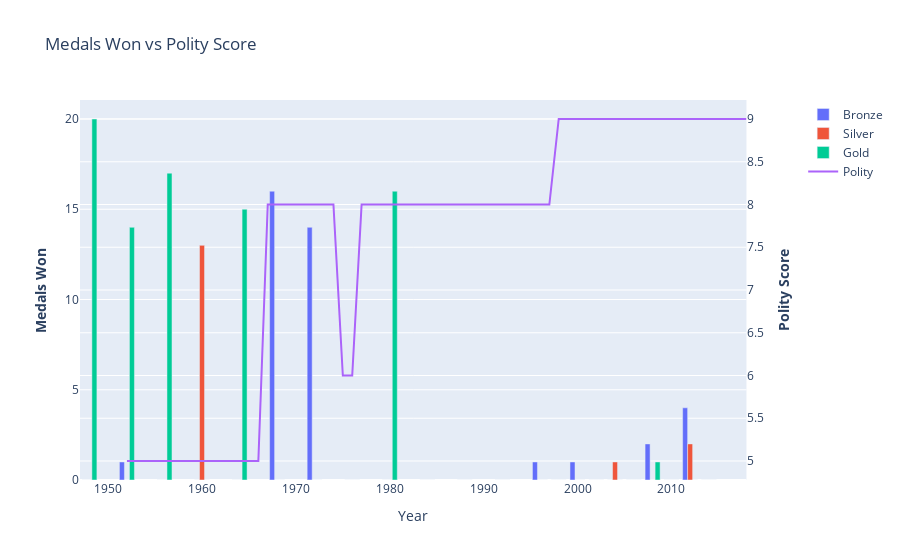

The notebook cell this image was saved under:
### Code cell
plot_country_medal_polity(final_df, polity_dff3, 'INDIA', 1929, 2014)

### Figure 1 — Plotly figure (JSON) as saved in the notebook; plotly's stock layout.template omitted (floating-point values rounded to 4 significant figures)
{"data": [{"name": "Bronze", "type": "bar", "x": [null, 1948, null, null, null, 1952, null, null, null, 1956, null, null, null, 1960, null, null, null, 1964, null, null, null, 1968, null, null, null, 1972, null, null, null, 1976, null, null, null, 1980, null, null, null, 1984, null, null, null, 1988, null, null, null, 1992, null, null, null, 1996, null, 1998, null, 2000, null, 2002, null, 2004, null, 2006, null, 2008, null, 2010, null, 2012, null, 2014, null, null, null, null], "xaxis": "x", "y": [null, 0, null, null, null, 1, null, null, null, 0, null, null, null, 0, null, null, null, 0, null, null, null, 16, null, null, null, 14, null, null, null, 0, null, null, null, 0, null, null, null, 0, null, null, null, 0, null, null, null, 0, null, null, null, 1, null, 0, null, 1, null, 0, null, 0, null, 0, null, 2, null, 0, null, 4, null, 0, null, null, null, null], "yaxis": "y"}, {"name": "Silver", "type": "bar", "x": [null, 1948, null, null, null, 1952, null, null, null, 1956, null, null, null, 1960, null, null, null, 1964, null, null, null, 1968, null, null, null, 1972, null, null, null, 1976, null, null, null, 1980, null, null, null, 1984, null, null, null, 1988, null, null, null, 1992, null, null, null, 1996, null, 1998, null, 2000, null, 2002, null, 2004, null, 2006, null, 2008, null, 2010, null, 2012, null, 2014, null, null, null, null], "xaxis": "x", "y": [null, 0, null, null, null, 0, null, null, null, 0, null, null, null, 13, null, null, null, 0, null, null, null, 0, null, null, null, 0, null, null, null, 0, null, null, null, 0, null, null, null, 0, null, null, null, 0, null, null, null, 0, null, null, null, 0, null, 0, null, 0, null, 0, null, 1, null, 0, null, 0, null, 0, null, 2, null, 0, null, null, null, null], "yaxis": "y"}, {"name": "Gold", "type": "bar", "x": [null, 1948, null, null, null, 1952, null, null, null, 1956, null, null, null, 1960, null, null, null, 1964, null, null, null, 1968, null, null, null, 1972, null, null, null, 1976, null, null, null, 1980, null, null, null, 1984, null, null, null, 1988, null, null, null, 1992, null, null, null, 1996, null, 1998, null, 2000, null, 2002, null, 2004, null, 2006, null, 2008, null, 2010, null, 2012, null, 2014, null, null, null, null], "xaxis": "x", "y": [null, 20, null, null, null, 14, null, null, null, 17, null, null, null, 0, null, null, null, 15, null, null, null, 0, null, null, null, 0, null, null, null, 0, null, null, null, 16, null, null, null, 0, null, null, null, 0, null, null, null, 0, null, null, null, 0, null, 0, null, 0, null, 0, null, 0, null, 0, null, 1, null, 0, null, 0, null, 0, null, null, null, null], "yaxis": "y"}, {"name": "Polity", "type": "scatter", "x": [1947, 1948, 1949, 1950, 1951, 1952, 1953, 1954, 1955, 1956, 1957, 1958, 1959, 1960, 1961, 1962, 1963, 1964, 1965, 1966, 1967, 1968, 1969, 1970, 1971, 1972, 1973, 1974, 1975, 1976, 1977, 1978, 1979, 1980, 1981, 1982, 1983, 1984, 1985, 1986, 1987, 1988, 1989, 1990, 1991, 1992, 1993, 1994, 1995, 1996, 1997, 1998, 1999, 2000, 2001, 2002, 2003, 2004, 2005, 2006, 2007, 2008, 2009, 2010, 2011, 2012, 2013, 2014, 2015, 2016, 2017, 2018], "xaxis": "x", "y": [null, null, null, null, null, 5, 5, 5, 5, 5, 5, 5, 5, 5, 5, 5, 5, 5, 5, 5, 8, 8, 8, 8, 8, 8, 8, 8, 6, 6, 8, 8, 8, 8, 8, 8, 8, 8, 8, 8, 8, 8, 8, 8, 8, 8, 8, 8, 8, 8, 8, 9, 9, 9, 9, 9, 9, 9, 9, 9, 9, 9, 9, 9, 9, 9, 9, 9, 9, 9, 9, 9], "yaxis": "y2"}], "layout": {"title": {"text": "Medals Won vs Polity Score"}, "xaxis": {"anchor": "y", "domain": [0, 0.94], "title": {"text": "Year"}}, "yaxis": {"anchor": "x", "domain": [0, 1], "title": {"text": "<b>Medals Won</b>"}}, "yaxis2": {"anchor": "x", "overlaying": "y", "side": "right", "title": {"text": "<b>Polity Score</b>"}}}}
